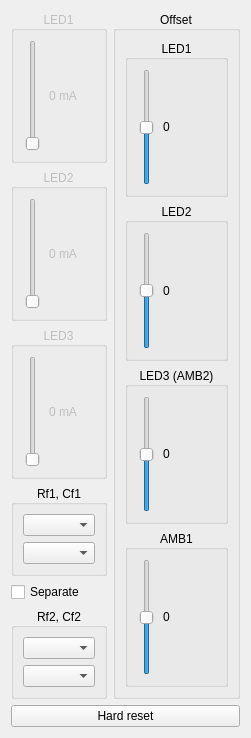
       <widget class="QWidget" name="widget" native="true">
        <property name="minimumSize">
         <size>
          <width>100</width>
          <height>0</height>
         </size>
        </property>
        <layout class="QGridLayout" name="gridLayout_5">
         <item row="4" column="0">
          <widget class="QCheckBox" name="main_checkSEP">
           <property name="text">
            <string>Separate</string>
           </property>
          </widget>
         </item>
         <item row="2" column="0">
          <widget class="QGroupBox" name="main_boxLED3">
           <property name="enabled">
            <bool>false</bool>
           </property>
           <property name="title">
            <string>LED3</string>
           </property>
           <property name="alignment">
            <set>Qt::AlignmentFlag::AlignCenter</set>
           </property>
           <layout class="QFormLayout" name="formLayout_3">
            <item row="0" column="0">
             <widget class="QSlider" name="main_scrollLED3">
              <property name="minimumSize">
               <size>
                <width>20</width>
                <height>111</height>
               </size>
              </property>
              <property name="maximum">
               <number>63</number>
              </property>
              <property name="pageStep">
               <number>1</number>
              </property>
              <property name="orientation">
               <enum>Qt::Orientation::Vertical</enum>
              </property>
             </widget>
            </item>
            <item row="0" column="1">
             <widget class="QLabel" name="main_labelLED3">
              <property name="text">
               <string>0 mA</string>
              </property>
             </widget>
            </item>
           </layout>
          </widget>
         </item>
         <item row="0" column="0">
          <widget class="QGroupBox" name="main_boxLED1">
           <property name="enabled">
            <bool>false</bool>
           </property>
           <property name="title">
            <string>LED1</string>
           </property>
           <property name="alignment">
            <set>Qt::AlignmentFlag::AlignCenter</set>
           </property>
           <layout class="QFormLayout" name="formLayout">
            <item row="0" column="0">
             <widget class="QSlider" name="main_scrollLED1">
              <property name="minimumSize">
               <size>
                <width>20</width>
                <height>111</height>
               </size>
              </property>
              <property name="maximum">
               <number>63</number>
              </property>
              <property name="pageStep">
               <number>1</number>
              </property>
              <property name="orientation">
               <enum>Qt::Orientation::Vertical</enum>
              </property>
             </widget>
            </item>
            <item row="0" column="1">
             <widget class="QLabel" name="main_labelLED1">
              <property name="text">
               <string>0 mA</string>
              </property>
             </widget>
            </item>
           </layout>
          </widget>
         </item>
         <item row="0" column="1" rowspan="6" colspan="2">
          <widget class="QGroupBox" name="groupBox">
           <property name="minimumSize">
            <size>
             <width>90</width>
             <height>0</height>
            </size>
           </property>
           <property name="title">
            <string>Offset</string>
           </property>
           <property name="alignment">
            <set>Qt::AlignmentFlag::AlignCenter</set>
           </property>
           <layout class="QGridLayout" name="gridLayout_10">
            <item row="0" column="0">
             <widget class="QGroupBox" name="groupBox_2">
              <property name="minimumSize">
               <size>
                <width>87</width>
                <height>0</height>
               </size>
              </property>
              <property name="title">
               <string>LED1</string>
              </property>
              <property name="alignment">
               <set>Qt::AlignmentFlag::AlignCenter</set>
              </property>
              <layout class="QGridLayout" name="gridLayout_6">
               <item row="0" column="0">
                <widget class="QSlider" name="verticalSlider">
                 <property name="minimumSize">
                  <size>
                   <width>20</width>
                   <height>111</height>
                  </size>
                 </property>
                 <property name="minimum">
                  <number>-15</number>
                 </property>
                 <property name="maximum">
                  <number>15</number>
                 </property>
                 <property name="pageStep">
                  <number>1</number>
                 </property>
                 <property name="orientation">
                  <enum>Qt::Orientation::Vertical</enum>
                 </property>
                 <property name="tickPosition">
                  <enum>QSlider::TickPosition::NoTicks</enum>
                 </property>
                </widget>
               </item>
               <item row="0" column="1">
                <widget class="QLabel" name="offset_label1">
                 <property name="text">
                  <string>0</string>
                 </property>
                </widget>
               </item>
              </layout>
             </widget>
            </item>
            <item row="1" column="0">
             <widget class="QGroupBox" name="groupBox_3">
              <property name="minimumSize">
               <size>
                <width>87</width>
                <height>0</height>
               </size>
              </property>
              <property name="title">
               <string>LED2</string>
              </property>
              <property name="alignment">
               <set>Qt::AlignmentFlag::AlignCenter</set>
              </property>
              <layout class="QGridLayout" name="gridLayout_7">
               <item row="0" column="0">
                <widget class="QSlider" name="verticalSlider_2">
                 <property name="minimumSize">
                  <size>
                   <width>20</width>
                   <height>111</height>
                  </size>
                 </property>
                 <property name="minimum">
                  <number>-15</number>
                 </property>
                 <property name="maximum">
                  <number>15</number>
                 </property>
                 <property name="pageStep">
                  <number>1</number>
                 </property>
                 <property name="orientation">
                  <enum>Qt::Orientation::Vertical</enum>
                 </property>
                </widget>
               </item>
               <item row="0" column="1">
                <widget class="QLabel" name="offset_label2">
                 <property name="text">
                  <string>0</string>
                 </property>
                </widget>
               </item>
              </layout>
             </widget>
            </item>
            <item row="2" column="0">
             <widget class="QGroupBox" name="groupBox_4">
              <property name="minimumSize">
               <size>
                <width>87</width>
                <height>0</height>
               </size>
              </property>
              <property name="title">
               <string>LED3 (AMB2)</string>
              </property>
              <property name="alignment">
               <set>Qt::AlignmentFlag::AlignCenter</set>
              </property>
              <layout class="QGridLayout" name="gridLayout_8">
               <item row="0" column="0">
                <widget class="QSlider" name="verticalSlider_3">
                 <property name="minimumSize">
                  <size>
                   <width>20</width>
                   <height>111</height>
                  </size>
                 </property>
                 <property name="minimum">
                  <number>-15</number>
                 </property>
                 <property name="maximum">
                  <number>15</number>
                 </property>
                 <property name="pageStep">
                  <number>1</number>
                 </property>
                 <property name="orientation">
                  <enum>Qt::Orientation::Vertical</enum>
                 </property>
                </widget>
               </item>
               <item row="0" column="1">
                <widget class="QLabel" name="offset_label3">
                 <property name="text">
                  <string>0</string>
                 </property>
                </widget>
               </item>
              </layout>
             </widget>
            </item>
            <item row="3" column="0">
             <widget class="QGroupBox" name="groupBox_5">
              <property name="minimumSize">
               <size>
                <width>87</width>
                <height>0</height>
               </size>
              </property>
              <property name="title">
               <string>AMB1</string>
              </property>
              <property name="alignment">
               <set>Qt::AlignmentFlag::AlignCenter</set>
              </property>
              <layout class="QGridLayout" name="gridLayout_9">
               <item row="0" column="0">
                <widget class="QSlider" name="verticalSlider_4">
                 <property name="minimumSize">
                  <size>
                   <width>20</width>
                   <height>111</height>
                  </size>
                 </property>
                 <property name="minimum">
                  <number>-15</number>
                 </property>
                 <property name="maximum">
                  <number>15</number>
                 </property>
                 <property name="pageStep">
                  <number>1</number>
                 </property>
                 <property name="orientation">
                  <enum>Qt::Orientation::Vertical</enum>
                 </property>
                </widget>
               </item>
               <item row="0" column="1">
                <widget class="QLabel" name="offset_label4">
                 <property name="text">
                  <string>0</string>
                 </property>
                </widget>
               </item>
              </layout>
             </widget>
            </item>
           </layout>
          </widget>
         </item>
         <item row="3" column="0">
          <widget class="QGroupBox" name="main_boxGAIN1">
           <property name="title">
            <string>Rf1, Cf1</string>
           </property>
           <property name="alignment">
            <set>Qt::AlignmentFlag::AlignCenter</set>
           </property>
           <layout class="QVBoxLayout" name="verticalLayout_2">
            <item>
             <widget class="QComboBox" name="main_Rf1">
              <property name="minimumSize">
               <size>
                <width>67</width>
                <height>22</height>
               </size>
              </property>
             </widget>
            </item>
            <item>
             <widget class="QComboBox" name="main_Cf1">
              <property name="minimumSize">
               <size>
                <width>67</width>
                <height>22</height>
               </size>
              </property>
             </widget>
            </item>
           </layout>
          </widget>
         </item>
         <item row="5" column="0">
          <widget class="QGroupBox" name="main_boxGAIN2">
           <property name="title">
            <string>Rf2, Cf2</string>
           </property>
           <property name="alignment">
            <set>Qt::AlignmentFlag::AlignCenter</set>
           </property>
           <layout class="QVBoxLayout" name="verticalLayout_4">
            <item>
             <widget class="QComboBox" name="main_Rf2">
              <property name="minimumSize">
               <size>
                <width>67</width>
                <height>22</height>
               </size>
              </property>
             </widget>
            </item>
            <item>
             <widget class="QComboBox" name="main_Cf2">
              <property name="minimumSize">
               <size>
                <width>67</width>
                <height>22</height>
               </size>
              </property>
             </widget>
            </item>
           </layout>
          </widget>
         </item>
         <item row="1" column="0">
          <widget class="QGroupBox" name="main_boxLED2">
           <property name="enabled">
            <bool>false</bool>
           </property>
           <property name="title">
            <string>LED2</string>
           </property>
           <property name="alignment">
            <set>Qt::AlignmentFlag::AlignCenter</set>
           </property>
           <layout class="QFormLayout" name="formLayout_2">
            <item row="0" column="0">
             <widget class="QSlider" name="main_scrollLED2">
              <property name="minimumSize">
               <size>
                <width>20</width>
                <height>111</height>
               </size>
              </property>
              <property name="maximum">
               <number>63</number>
              </property>
              <property name="pageStep">
               <number>1</number>
              </property>
              <property name="orientation">
               <enum>Qt::Orientation::Vertical</enum>
              </property>
             </widget>
            </item>
            <item row="0" column="1">
             <widget class="QLabel" name="main_labelLED2">
              <property name="text">
               <string>0 mA</string>
              </property>
             </widget>
            </item>
           </layout>
          </widget>
         </item>
         <item row="6" column="0" colspan="3">
          <widget class="QPushButton" name="HardReset_button">
           <property name="text">
            <string>Hard reset</string>
           </property>
          </widget>
         </item>
        </layout>
       </widget>
